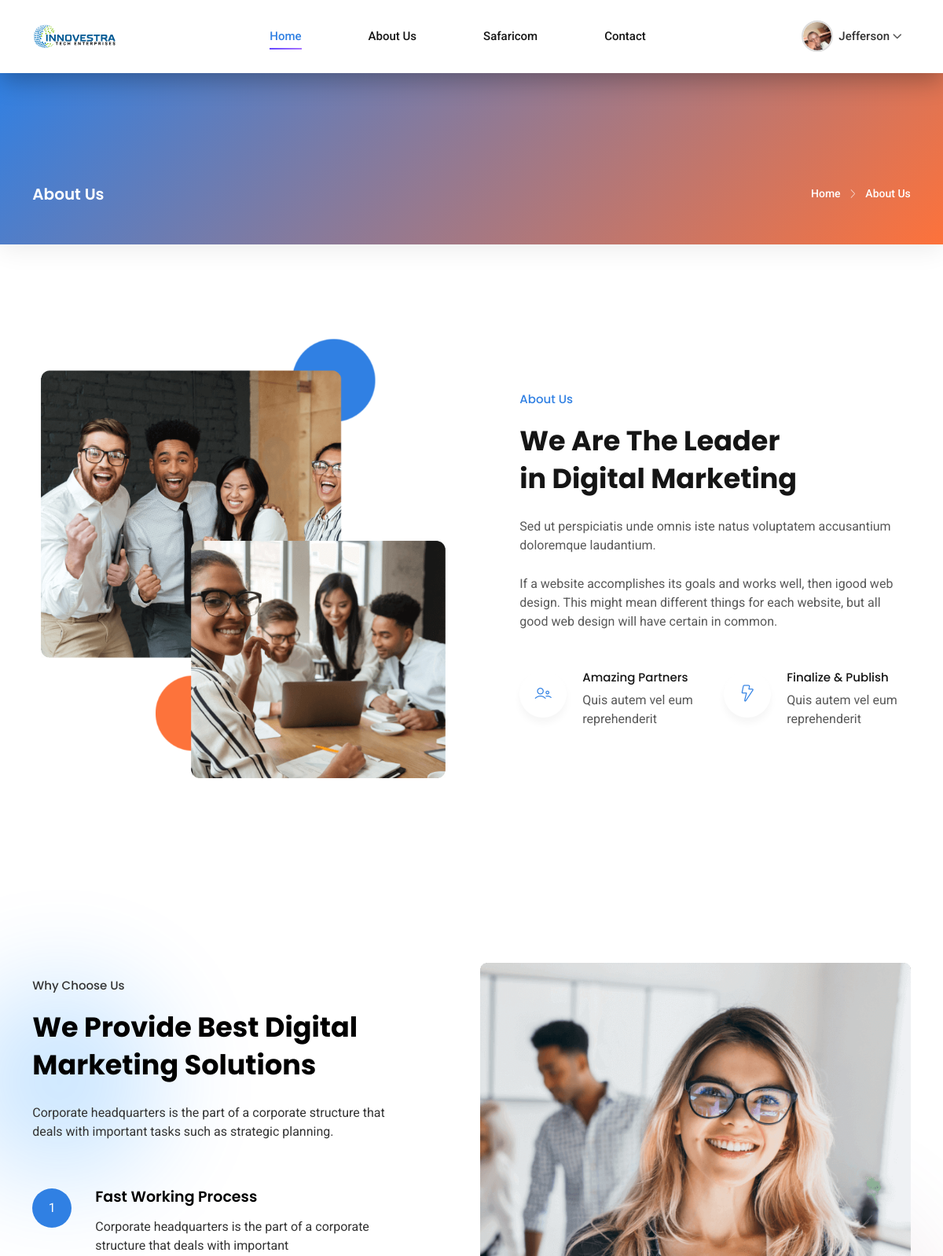
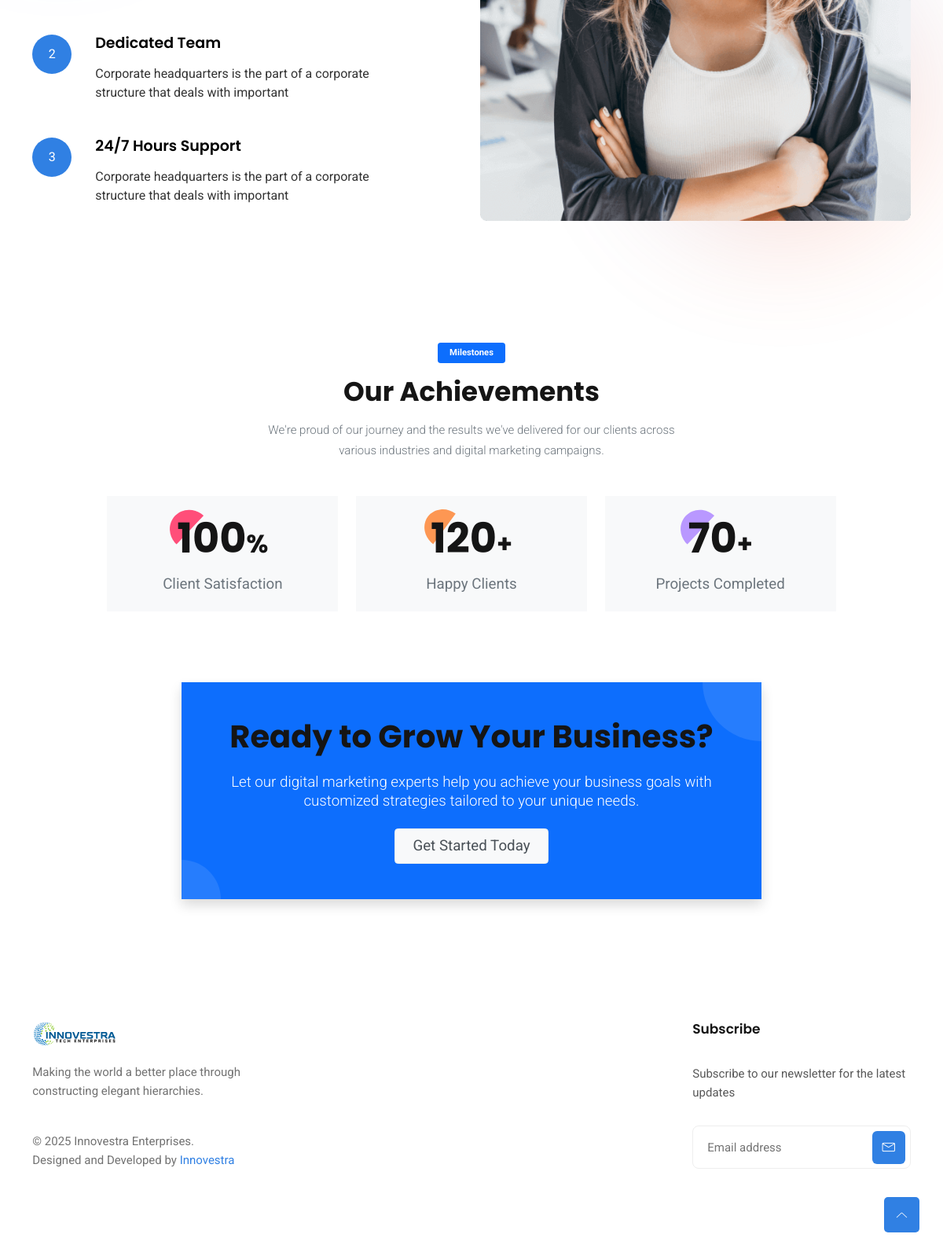
The app's page /about-us/ (signed in) with its own data (2 pictures, top to bottom).
### Inno/models.py (models this page shows, shortened)
class CustomUser(AbstractBaseUser, PermissionsMixin):
    email = models.EmailField(unique=True, verbose_name="email address")
    first_name = models.CharField(max_length=50, blank=True)
    last_name = models.CharField(max_length=50, blank=True)
    phone = models.CharField(max_length=50, blank=True)
    is_staff = models.BooleanField(default=False, help_text="Designates whether the user is a staff member")
    is_active = models.BooleanField(default=True, help_text="Designates whether the user is active in the system")
    date_joined = models.DateTimeField(verbose_name="date joined", auto_now_add=True)
    last_login = models.DateTimeField(verbose_name="last login", auto_now_add=True)
    objects = CustomUserManager()
    USERNAME_FIELD = 'email'
    REQUIRED_FIELDS = []
    class Meta:
        verbose_name = "user"
        verbose_name_plural = "users"

class UserProfile(models.Model):
    user = models.OneToOneField(CustomUser, on_delete=models.CASCADE, related_name='profile')
    phone = models.CharField(max_length=20, blank=True, null=True)
    profile_picture = models.ImageField(upload_to='profile_pictures/', blank=True, null=True)
    bio = models.TextField(blank=True, null=True)
    location = models.CharField(max_length=100, blank=True, null=True)
    date_of_birth = models.DateField(blank=True, null=True)
    website = models.URLField(blank=True, null=True)
    twitter = models.CharField(max_length=100, blank=True, null=True)
    linkedin = models.CharField(max_length=100, blank=True, null=True)

### Inno/views.py (the view)
# urls.py: path('about-us/', views.about, name='about'),
def about(request):
    return render(request, 'about.html')

### Inno/templates/about.html (shortened to what this page needs)
{% extends "base.html" %}{% load static %}
{% block content %}
<div class="breadcrumbs">
    <div class="container">
        <div class="row align-items-center">
            <div class="col-lg-6 col-md-6 col-12">
                <div class="breadcrumbs-content">
                    <h1 class="page-title">About Us</h1>
                </div>
            </div>
            <div class="col-lg-6 col-md-6 col-12">
                <ul class="breadcrumb-nav">
                    <li><a href="{% url "home" %}">Home</a></li>
                    <li>About Us</li>
                </ul>
            </div>
        </div>
    </div>
</div>
<section class="process section">
    <div class="container">
        <div class="row align-items-center">
            <div class="col-lg-6 col-12">
                <img src="{% static "images/about/about-image.png" %}" alt="#">
            </div>
            <div class="col-lg-6 col-12">
                <div class="content">
                    <h4>About Us</h4>
                    <h2>We Are The Leader<br> in Digital Marketing</h2>
                    <p>Sed ut perspiciatis unde omnis iste natus voluptatem accusantium doloremque laudantium.</p>
                    <p>If a website accomplishes its goals and works well, then igood web design. This might mean
                        different things for each website, but all good web design will have certain in
                        common.</p>
                    <div class="list">
                        <div class="row">
                            <div class="col-lg-6 col-md-6 col-12">
                                <div class="single-list">
                                    <div class="list-icon">
                                        <i class="lni lni-users"></i>
                                    </div>
                                    <h4>Amazing Partners</h4>
                                    <p>Quis autem vel eum reprehenderit</p>
                                </div>
                            </div>
                            <div class="col-lg-6 col-md-6 col-12">
                                <div class="single-list">
                                    <div class="list-icon">
                                        <i class="lni lni-bolt-alt"></i>
                                    </div>
                                    <h4>Finalize & Publish</h4>
                                    <p>Quis autem vel eum reprehenderit</p>
                                </div>
                            </div>
                        </div>
                    </div>
                </div>
            </div>
        </div>
    </div>
</section>
<section class="about section">
    <div class="shape-1">
        <img src="{% static "images/about/shape1.svg" %}" alt="#">
    </div>
    <div class="shape-2">
    </div>
    <div class="container">
        <div class="row align-items-center">
            <div class="col-lg-6 col-12">
                <div class="content">
                    <h4 style="color: #333;">Why Choose Us</h4>
                    <h2 style="color: #000;">We Provide Best Digital Marketing Solutions</h2>
                    <p style="color: #333;">Corporate headquarters is the part of a corporate structure that
                        deals with important tasks such as strategic planning.</p>
                    <ul class="why-choose-list">
                        <li>
                            <span class="number">1</span>
                            <div class="list-content">
                                <h3 style="color: #000;">Fast Working Process</h3>
                                <p style="color: #333;">Corporate headquarters is the part of a corporate
                                    structure that deals with important</p>
                            </div>
                        </li>
                        <li>
                            <span class="number">2</span>
                            <div class="list-content">
                                <h3 style="color: #000;">Dedicated Team</h3>
                                <p style="color: #333;">Corporate headquarters is the part of a corporate
                                    structure that deals with important</p>
                            </div>
                        </li>
                        <li>
                            <span class="number">3</span>
                            <div class="list-content">
                                <h3 style="color: #000;">24/7 Hours Support</h3>
                                <p style="color: #333;">Corporate headquarters is the part of a corporate
                                    structure that deals with important</p>
                            </div>
                        </li>
                    </ul>
                </div>
            </div>
            <div class="col-lg-6 col-12">
                <img src="{% static "images/about/why-choose.png" %}" alt="#">
            </div>
        </div>
    </div>
</section>
<section class="achievement section py-5">
    <div class="container">
        <div class="row">
            <div class="col-12 text-center">
                <div class="section-title mb-5">
                    <span class="badge bg-primary mb-3 px-3 py-2">Milestones</span>
                    <h2 class="display-5 fw-bold mb-3">Our Achievements</h2>
                    <p class="lead text-secondary mx-auto" style="max-width: 700px;">We're proud of our journey and the results we've delivered for our clients across various industries and digital marketing campaigns.</p>
                </div>
            </div>
        </div>
        <div class="row">
            <div class="col-lg-10 offset-lg-1 col-md-12 col-12">
                <div class="row g-4">
                    <div class="col-lg-4 col-md-4 col-12">
                        <div class="single-achievement text-center p-4 rounded-4 bg-light hover-shadow transition wow fadeInUp" data-wow-delay=".2s">
                            <h3 class="counter position-relative d-inline-block mb-3">
                                <span id="secondo1" class="countup display-4 fw-bold" cup-end="100">100</span>%
                            </h3>
                            <p class="fs-5 text-secondary mb-0">Client Satisfaction</p>
                        </div>
                    </div>
                    <div class="col-lg-4 col-md-4 col-12">
                        <div class="single-achievement text-center p-4 rounded-4 bg-light hover-shadow transition wow fadeInUp" data-wow-delay=".4s">
                            <h3 class="counter position-relative d-inline-block mb-3">
                                <span id="secondo2" class="countup display-4 fw-bold" cup-end="120">120</span>+
                            </h3>
                            <p class="fs-5 text-secondary mb-0">Happy Clients</p>
                        </div>
                    </div>
                    <div class="col-lg-4 col-md-4 col-12">
                        <div class="single-achievement text-center p-4 rounded-4 bg-light hover-shadow transition wow fadeInUp" data-wow-delay=".6s">
                            <h3 class="counter position-relative d-inline-block mb-3">
                                <span id="secondo3" class="countup display-4 fw-bold" cup-end="500">70</span>+
                            </h3>
                            <p class="fs-5 text-secondary mb-0">Projects Completed</p>
                        </div>
                    </div>
                </div>
            </div>
        </div>
    </div>
</section>
<section class="cta section py-5">
    <div class="container">
        <div class="row">
            <div class="col-lg-8 offset-lg-2 col-12">
                <div class="cta-content bg-primary text-white p-5 rounded-4 text-center shadow position-relative overflow-hidden">
                    <div class="circle-shape position-absolute" style="width: 150px; height: 150px; background-color: rgba(255,255,255,0.1); border-radius: 50%; top: -75px; right: -75px;"></div>
                    <div class="circle-shape position-absolute" style="width: 100px; height: 100px; background-color: rgba(255,255,255,0.1); border-radius: 50%; bottom: -50px; left: -50px;"></div>
                    <h2 class="fw-bold mb-4">Ready to Grow Your Business?</h2>
                    <p class="lead mb-4">Let our digital marketing experts help you achieve your business goals with customized strategies tailored to your unique needs.</p>
                    <a href="{% url 'contact' %}" class="btn btn-light btn-lg px-4 py-2">Get Started Today</a>
                </div>
            </div>
        </div>
    </div>
</section>
{% endblock content %}

### Inno/templates/header.html (shortened to what this page needs)
{% load static %}
<header class="header navbar-area">
    <div class="container">
        <div class="row align-items-center">
            <div class="col-lg-12">
                <div class="nav-inner">
                    <nav class="navbar navbar-expand-lg">
                        <a class="navbar-brand animated-logo" href="{% url "home" %}">
                            <img src="{% static "images/logo/logo.svg" %}" alt="Logo">
                        </a>
                        <div class="collapse navbar-collapse sub-menu-bar" id="navbarSupportedContent">
                            <ul id="nav" class="navbar-nav ms-auto">
                                <li class="nav-item">
                                    <a class="nav-link active hover-effect" href="{% url "home" %}">
                                        <span>Home</span>
                                    </a>
                                </li>
                                <li class="nav-item">
                                    <a class="nav-link hover-effect" href="{% url "about" %}">
                                        <span>About us</span>
                                    </a>
                                </li>
                                <li class="nav-item">
                                    <a class="nav-link hover-effect" href="{% url "store" %}">
                                        <span>Safaricom</span>
                                    </a>
                                </li>
                                <li class="nav-item">
                                    <a class="nav-link hover-effect" href="{% url "contact" %}">
                                        <span>Contact</span>
                                    </a>
                                </li>
                            </ul>
                        </div>
                        <div class="button d-flex align-items-center">
                            {% if user.is_authenticated %}
                            <div class="user-account-dropdown position-relative ms-3">
                                <div class="user-profile-trigger d-flex align-items-center" id="userProfileDropdown" data-bs-toggle="dropdown" aria-expanded="false">
                                    <div class="profile-picture-container">
                                        {% if user.profile.profile_picture %}
                                        <img src="{{ user.profile.profile_picture.url }}" alt="Profile" class="rounded-circle profile-picture">
                                        {% else %}
                                        <img src="{% static 'images/profile/avatar1.png' %}" alt="Profile" class="rounded-circle profile-picture">
                                        {% endif %}
                                    </div>
                                    <span class="user-name ms-2">{{ user.first_name }}</span>
                                    <i class="fas fa-chevron-down ms-1 dropdown-arrow"></i>
                                </div>
                            </div>
                            {% endif %}
                        </div>
                    </nav>
                </div>
            </div>
        </div>
    </div>
</header>

### Inno/templates/header.html (style rules this page uses)
.user-profile-trigger { cursor: pointer; padding: 5px 10px; border-radius: 30px; transition: all 0.3s ease; background-color: rgba(255, 255, 255, 0.1); border: 1px solid rgba(255, 255, 255, 0.1); }
.user-account-dropdown .profile-picture-container { width: 40px; height: 40px; border-radius: 50%; overflow: hidden; border: 2px solid #ddd; transition: all 0.3s ease; }
.user-account-dropdown .profile-picture { width: 100%; height: 100%; object-fit: cover; }
.user-name { font-weight: 500; color: var(--text-color, #333); transition: all 0.3s ease; }
.dropdown-arrow { font-size: 12px; transition: transform 0.3s ease; }

### records on screen
CustomUser: profile.profile_picture (picture), first_name "Jefferson"
